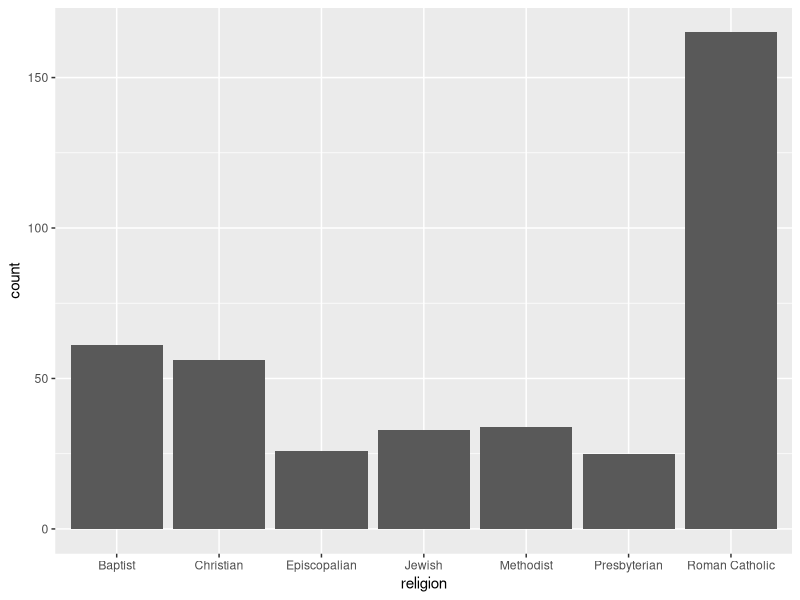
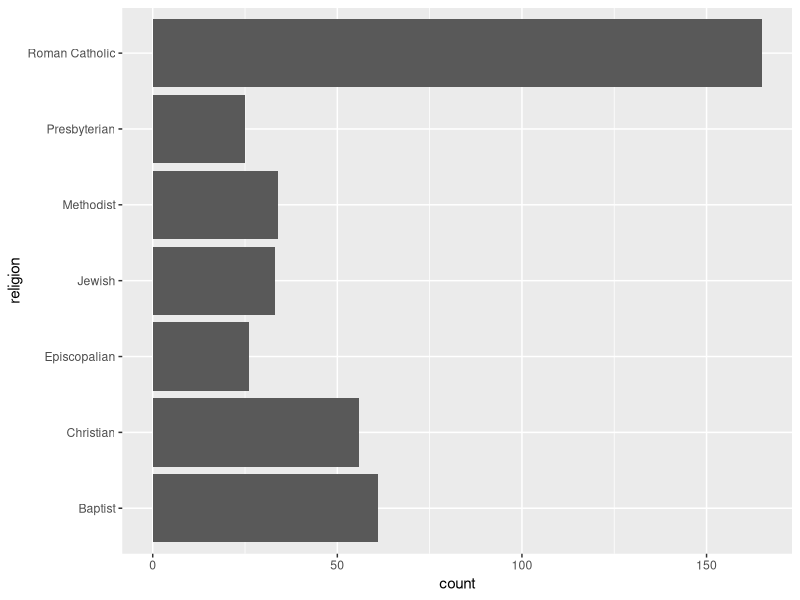
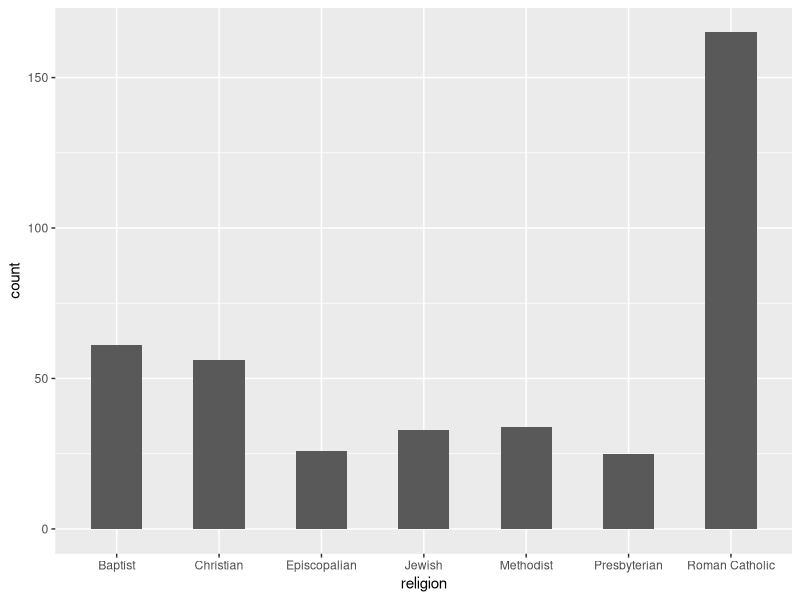
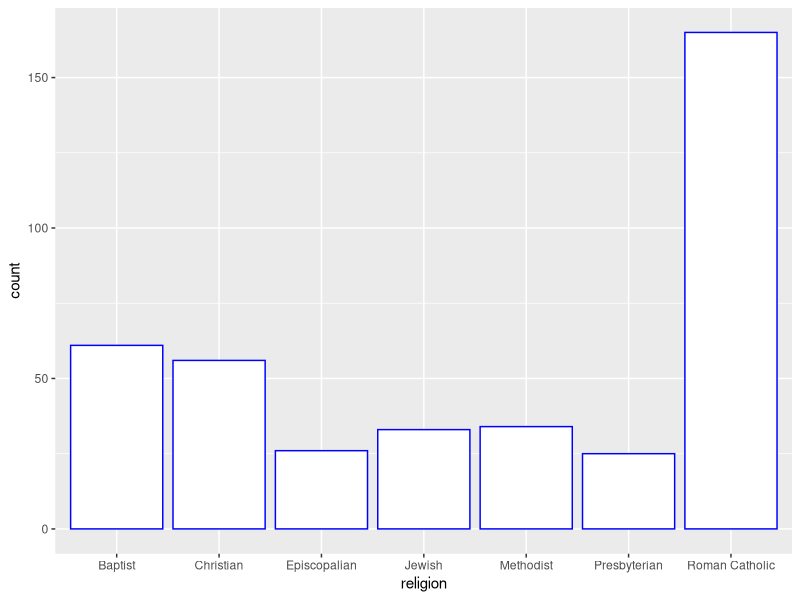
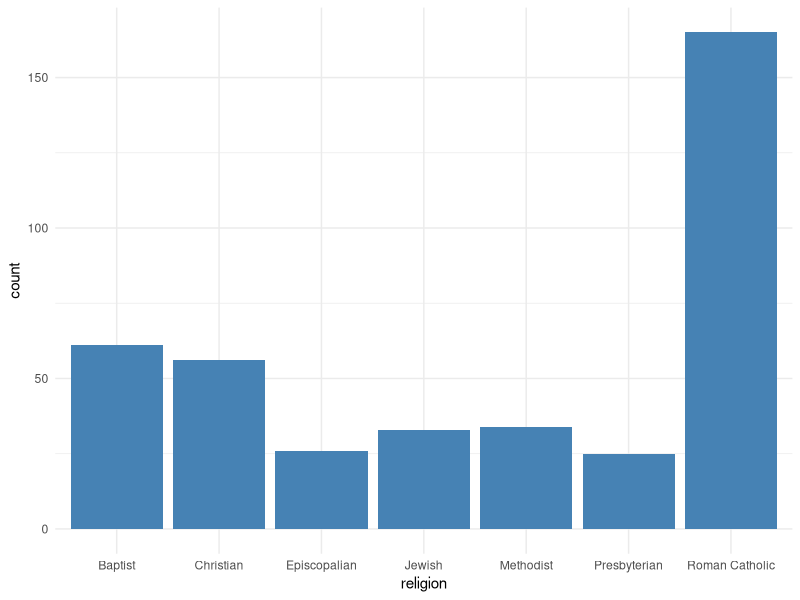
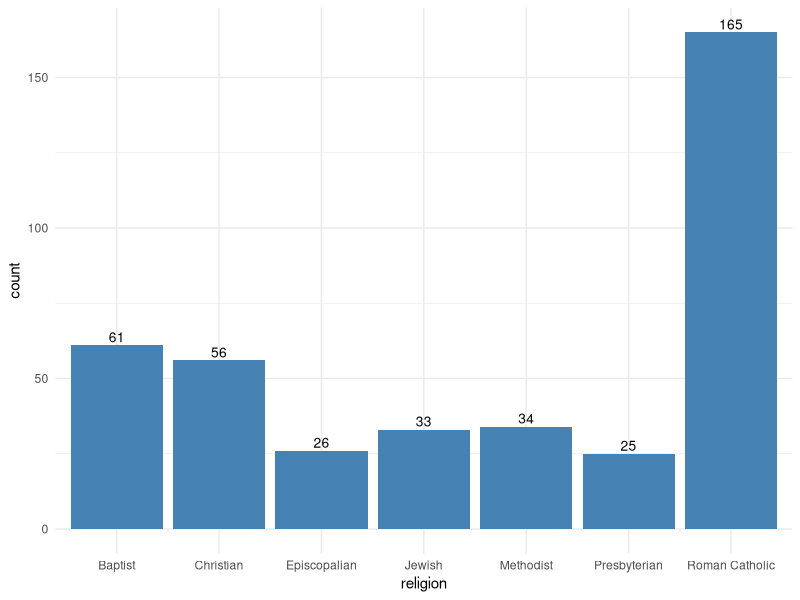
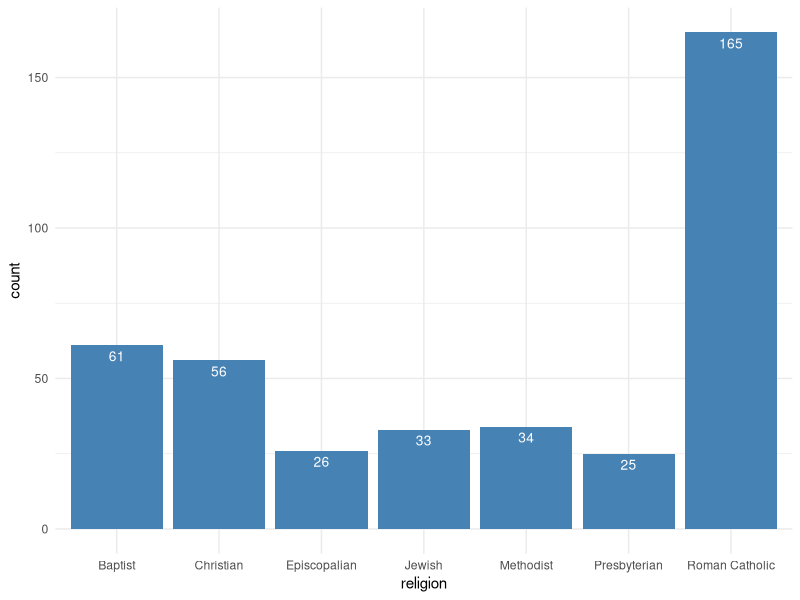

The R source for these figures, in order:
#here's the code for installing most packages 
#install.packages("tidyverse")
#this is the code to call most packages
library(tidyverse)

#read the CSV into R and turn  it into a data table.
congress <- read_csv("2018Midterms.csv")



# [ ] subset things like dataframes
# ( ) pass arguments to a function -- for instance c("apple", "orange") the concatenate function creates a vector with two items


#So here' we're going to look at duplictaes... saying look at the subset of the dataframe congress that have duplicate items, and show them , all to me. 
#look at the head (beginning of the dataframe) and the n=10 rows.
head(congress[duplicated(congress), ], n=10)

#great. Now on a big screen, it may print them all off. So we need to figure out how to look at all the individual rows that are not identical. 

#looked at them manually, noted they were basically just except for the occupation ID row...and since this is just a basic exercise, we're going to just slice ooyt that occupation type id, so we can look at the data. 

#welcome to the tidyverse. And the world of pipes. 
#https://s3.amazonaws.com/assets.datacamp.com/blog_assets/Tidyverse+Cheat+Sheet.pdf
#https://www.rstudio.com/resources/cheatsheets/
#pipes %>% are these helpful little dealies that help us string functions together. 


#here' we're going to create a new dataframe, called cleancongress from congress. With only distinct records and the columns we want.
#first let's see the column names for our dataframe
#note. I took out race because the data is super dirty. And for the purposes of this exercise, it's too much trouble to clean.

head(congress, 0)


#create a new dataframe, call it cleancongresss from the old dataframe called congres
cleancongress <- congress %>%
# select columns you want. 
select(PERSON_ID, FIRST_NAME, LAST_NAME, PARTY_ABBREVIATION, STATE_POSTAL_CODE, OVERALL_START_DATE, DATE_TERM_ENDS, SEX_CODE, BIRTH_DATE, HIGHEST_DEGREE_TYPE_ID, RELIGION_TEXT) %>%
#now let's change the column names 
setNames(c('ID', 'first', 'last', 'party', "zip", "start", "end", "sex", "birthday", "degree", "religion")) %>%   
###### removed duplicated rows by selecting distinct records..now if this wasn't an exercise, I'd be a bit more circumspect about the entries we're dropping.
  distinct()

#So now that we've got the basic data, we need to prepare our data for charts.
religion <- cleancongress %>%
  #now we can group by religion
  group_by(religion) %>%
  #count what we've got
  #summarise(): they add an additional column rather than collapsing each group. by adding count = n()  we can name a new column 
  summarise(count = n()) %>%
  #now let's arrange it descending 
  arrange(desc(count)) %>%
  #annnd let's take the top 7 values (this can be changed to be anty number. To get the bottom 5, let's say, you would use -5)
  top_n(7)

#write CSV
write_csv(religion, "religion.csv")


#here's some other summary functions / https://suzan.rbind.io/2018/04/dplyr-tutorial-4/
#summarise(n = n(), average = mean(x), maximum = max(x))


# Basic barplot // this creates anx stores a chart, then it calls it 
p <-ggplot(data=religion, aes(x=religion, y=count)) +
  geom_bar(stat="identity")
p

# Horizontal bar plot
p + coord_flip()

#In stead of calling this as a aseparate thing, we're going to join the whole thing together using pipes and + signs

  # Change the width of bars
religion %>%
  ggplot(aes(x=religion, y=count)) +
  geom_bar(stat="identity", width=0.5)
# Change colors
religion %>%
  ggplot(aes(x=religion, y=count)) +
  geom_bar(stat="identity", color="blue", fill="white")
# Minimal theme + blue fill color
religion %>%
  ggplot(aes(x=religion, y=count)) +
  geom_bar(stat="identity", fill="steelblue")+
  theme_minimal()

# Outside bars
religion %>%
  ggplot(aes(x=religion, y=count)) +
  geom_bar(stat="identity", fill="steelblue")+
  geom_text(aes(label=count), vjust=-0.3, size=3.5)+
  theme_minimal()
# Inside bars
religion %>%
  ggplot(aes(x=religion, y=count)) +
  geom_bar(stat="identity", fill="steelblue")+
  geom_text(aes(label=count), vjust=1.6, color="white", size=3.5)+
  theme_minimal()

